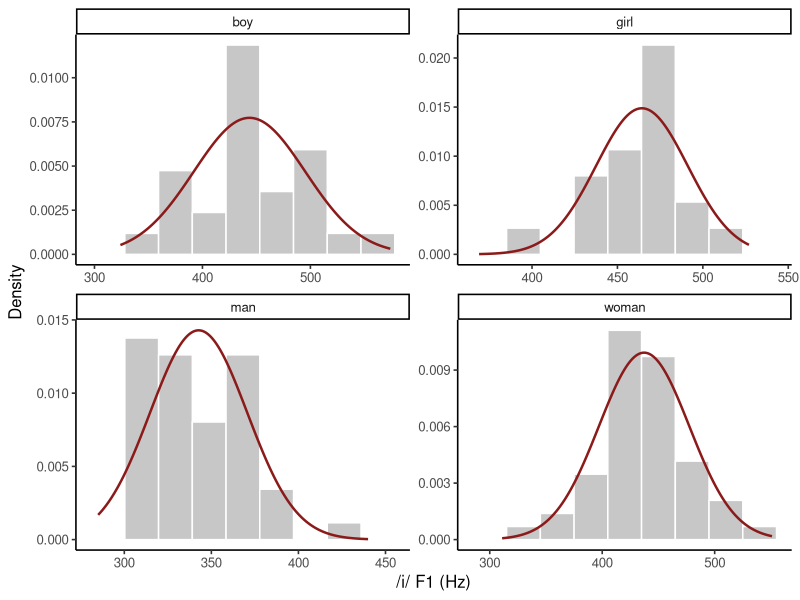
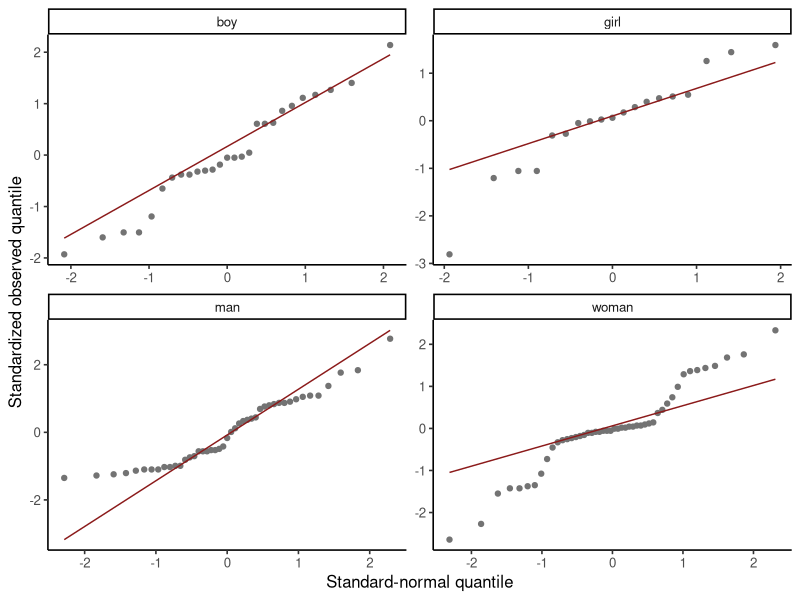

Write the R code that produced these figures, in order.
## ---- chunk 1
#| label: fit-hillenbrand-normal
library(ggplot2)

vowels <- read.csv(
  "data/hillenbrand/vowels-complete.csv",
  stringsAsFactors = FALSE
)
i_tokens <- subset(vowels, vowel == "i")

fits <- do.call(rbind, lapply(split(i_tokens, i_tokens$speaker_type), function(z) {
  mu <- mean(z$f1_hz)
  sigma <- sqrt(mean((z$f1_hz - mu)^2))
  data.frame(speaker_type = z$speaker_type[1], n = nrow(z),
             mu = mu, sigma = sigma)
}))
row.names(fits) <- NULL

normal_grid <- do.call(rbind, lapply(split(i_tokens, i_tokens$speaker_type), function(z) {
  mu <- mean(z$f1_hz)
  sigma <- sqrt(mean((z$f1_hz - mu)^2))
  values <- seq(min(z$f1_hz) - 20, max(z$f1_hz) + 20, length.out = 300L)
  data.frame(speaker_type = z$speaker_type[1], f1_hz = values,
             density = dnorm(values, mu, sigma))
}))

stopifnot(
  nrow(vowels) == 1668L,
  nrow(i_tokens) == 139L,
  !anyDuplicated(i_tokens$speaker_id),
  all(is.finite(fits$mu)), all(fits$sigma > 0)
)

fits
## ---- chunk 2
#| label: plot-hillenbrand-normal
#| fig-cap: "Observed /i/ F1 measurements and group-specific fitted normal densities. Each facet contains one token per speaker."
ggplot(i_tokens, aes(f1_hz)) +
  geom_histogram(aes(y = after_stat(density)), bins = 9,
                 fill = "grey78", color = "white") +
  geom_line(data = normal_grid, aes(f1_hz, density),
            color = "#8B1A1A", linewidth = 0.85, inherit.aes = FALSE) +
  facet_wrap(~speaker_type, scales = "free", ncol = 2) +
  labs(x = "/i/ F1 (Hz)", y = "Density") +
  theme_classic(base_size = 12)
## ---- chunk 3
#| label: plot-hillenbrand-normal-qq
#| fig-cap: "Normal-quantile diagnostics for group-standardized /i/ F1 measurements. Systematic curvature would indicate a mismatch in distribution shape."
i_tokens$standardized_residual <- ave(
  i_tokens$f1_hz,
  i_tokens$speaker_type,
  FUN = function(x) {
    sigma_mle <- sqrt(mean((x - mean(x))^2))
    (x - mean(x)) / sigma_mle
  }
)

ggplot(i_tokens, aes(sample = standardized_residual)) +
  stat_qq(color = "grey45") +
  stat_qq_line(color = "#8B1A1A") +
  facet_wrap(~speaker_type, scales = "free", ncol = 2) +
  labs(x = "Standard-normal quantile", y = "Standardized observed quantile") +
  theme_classic(base_size = 12)
